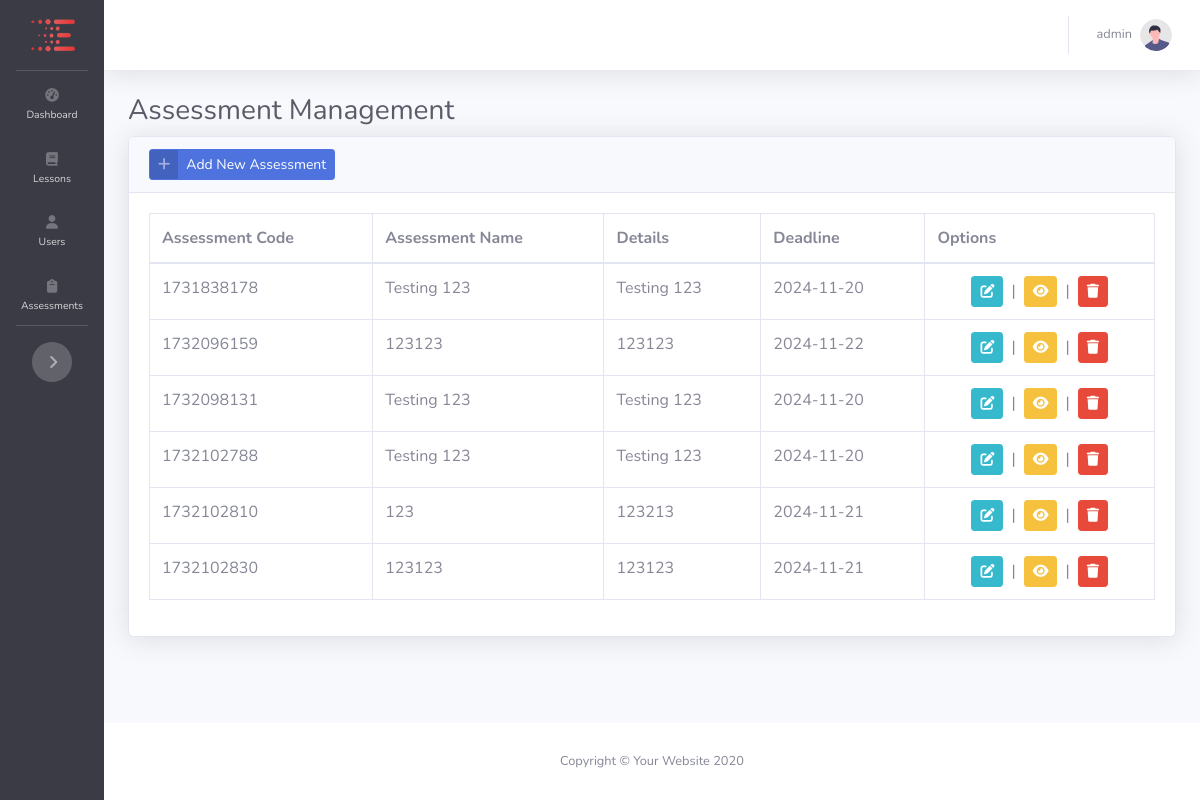
Screenshot of /admin/quiz_management.php (signed in) with the database file from the repository.
### tables this page shows
CREATE TABLE `assessments` (
  `id` int(11) NOT NULL,
  `assessment_id` int(11) NOT NULL,
  `title` varchar(255) NOT NULL,
  `description` text NOT NULL,
  `due_date` date NOT NULL,
  `time_duration` int(11) NOT NULL,
  `num_questions` int(11) NOT NULL,
  `lesson_id` int(11) NOT NULL
);

### admin/quiz_management.php (the view, shortened to what this page needs)
<?php
include '../config.php';
$sql = "SELECT * FROM assessments";
$result = mysqli_query($link, $sql);
?>
<!DOCTYPE html>
<html lang="en" dir="ltr">
<head>
    <link href="../vendor/fontawesome-free/css/all.min.css" rel="stylesheet" type="text/css">
    <link href="../css/sb-admin-2.min.css" rel="stylesheet">
    <link href="../vendor/datatables/dataTables.bootstrap4.min.css" rel="stylesheet">
</head>
<body id="page-top">
    <div id="wrapper">
        <ul class="navbar-nav bg-gray-900 sidebar sidebar-dark accordion toggled" id="accordionSidebar">
            <a class="sidebar-brand d-flex align-items-center justify-content-center" href="index">
                <div class="sidebar-brand-icon">
                    <img src="../img/e-favicon.png" alt="Your Website Logo" class="logo-pic">
                </div>
            </a>
            <hr class="sidebar-divider my-0">
            <li class="nav-item ">
                <a class="nav-link" href="index">
                    <i class="fas fa-fw fa-tachometer-alt"></i>
                    <span>Dashboard</span></a>
            </li>
            <li class="nav-item">
                <a class="nav-link collapsed" href="#" data-toggle="collapse" data-target="#collapseTwo"
                    aria-expanded="true" aria-controls="collapseTwo">
                    <i class="fas fa-fw fa-book"></i>
                    <span>Lessons</span>
                </a>
            </li>
            <li class="nav-item">
                <a class="nav-link collapsed" href="#" data-toggle="collapse" data-target="#collapseUtilities"
                    aria-expanded="true" aria-controls="collapseUtilities">
                    <i class="fas fa-fw  fa-user"></i>
                    <span>Users</span>
                </a>
            </li>
                <li class="nav-item">
                <a class="nav-link collapsed" href="#" data-toggle="collapse" data-target="#collapseAssessment"
                    aria-expanded="true" aria-controls="collapseAssessment">
                    <i class="fas fa-fw fa-clipboard"></i>
                    <span>Assessments</span>
                </a>
            </li>
            <hr class="sidebar-divider d-none d-md-block">
            <div class="text-center d-none d-md-inline">
                <button class="rounded-circle border-0" id="sidebarToggle"></button>
            </div>
        </ul>
        <div id="content-wrapper" class="d-flex flex-column">
            <div id="content">
                <nav class="navbar navbar-expand navbar-light bg-white topbar mb-4 static-top shadow">
                    <ul class="navbar-nav ml-auto">
                        <li class="nav-item dropdown no-arrow">
                            <a class="nav-link dropdown-toggle" href="#" id="userDropdown" role="button"
                                data-toggle="dropdown" aria-haspopup="true" aria-expanded="false">
                                <span class="mr-2 d-none d-lg-inline text-gray-600 small"><?= htmlspecialchars($_SESSION["username"]); ?></span>
                                <img class="img-profile rounded-circle"
                                    src="../img/undraw_profile.svg">
                            </a>
                        </li>
                    </ul>
                </nav>
<div class="container-fluid">
    <h1 class="h3 mb-2 text-gray-800">Assessment Management</h1>
    <div class="card shadow mb-4">
        <div class="card-header d-flex justify-content-between align-items-center">
            <a href="#" class="btn btn-primary btn-sm btn-icon-split" data-toggle="modal" data-target="#addAssessmentModal">
                <span class="icon text-white-50">
                    <i class="fa fa-plus"></i>
                </span>
                <span class="text">Add New Assessment</span>
            </a>
        </div>
        <div class="card-body">
            <div class="table-responsive">
            <table class="table table-bordered" id="dataTable" width="100%" cellspacing="0">
            <thead>
                <tr>
                    <th>Assessment Code</th>
                    <th>Assessment Name</th>
                    <th>Details</th>
                    <th>Deadline</th>
                    <th>Options</th>
                </tr>
            </thead>
                <tbody>
                <?php
    while ($row = mysqli_fetch_assoc($result)) {
        echo "<tr>";
        echo "<td>" . htmlspecialchars($row['assessment_id']) . "</td>";
        echo "<td>" . htmlspecialchars($row['title']) . "</td>";
        echo "<td>" . htmlspecialchars($row['description']) . "</td>";
        echo "<td>" . htmlspecialchars($row['due_date']) . "</td>";
        echo "<td>
                <div class='d-flex justify-content-center align-items-center'>
                    <button
                        class='btn btn-info btn-sm edit-btn'
                        data-toggle='modal'
                        data-target='#editAssessmentModal'
                        data-id='{$row['id']}'
                        data-title='{$row['title']}'
                        data-description='{$row['description']}'
                        data-due-date='{$row['due_date']}'
                        data-time-duration='{$row['time_duration']}'
                        data-lesson-id='{$row['lesson_id']}'
                        data-num-questions='{$row['num_questions']}'>
                        <i class='fas fa-edit'></i>
                    </button>
                    <span class='mx-2'>|</span>
                    <button class='btn btn-warning btn-sm view-btn' data-assessment_id='{$row['assessment_id']}'>
                        <i class='fas fa-eye'></i>
                    </button>
                    <span class='mx-2'>|</span>
                    <button class='btn btn-danger btn-sm delete-btn' data-id='{$row['id']}'>
                        <i class='fas fa-trash'></i>
                    </button>
                </div>
            </td>";
        echo "</tr>";
    }
?>
                </tbody>
            </table>
            </div>
        </div>
    </div>
</div>
</div>
<footer class="sticky-footer bg-white">
<div class="container my-auto">
<div class="copyright text-center my-auto">
    <span>Copyright &copy; Your Website 2020</span>
</div>
</div>
</footer>
</div>
</div>
</body>
</html>

### admin/quiz_management.php (style rules this page uses)
.logo-pic { height: 40px; }

### rows the page displays
assessments: assessment "1731838178", title "Testing 123", description "Testing 123", due_date "2024-11-20"
assessments: assessment "1732096159", title "123123", description "123123", due_date "2024-11-22"
assessments: assessment "1732098131", title "Testing 123", description "Testing 123", due_date "2024-11-20"
assessments: assessment "1732102788", title "Testing 123", description "Testing 123", due_date "2024-11-20"
assessments: assessment "1732102810", title "123", description "123213", due_date "2024-11-21"
assessments: assessment "1732102830", title "123123", description "123123", due_date "2024-11-21"

### other values shown
$_SESSION["username"] "admin"
